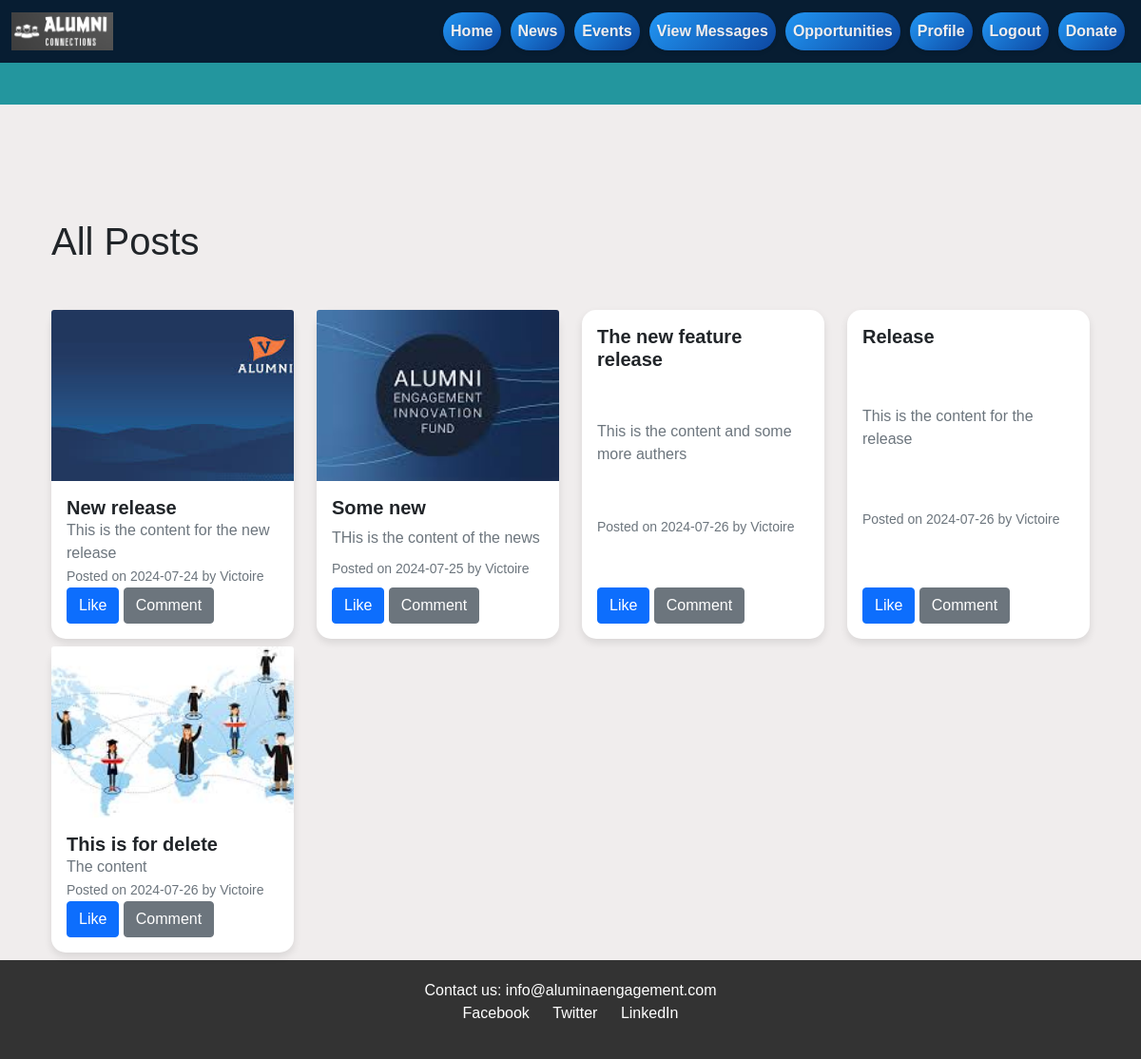
/all_posts (signed in), run on the app's committed database.
### app/models.py (models this page shows, shortened)
class Post(db.Model):
    id = db.Column(db.Integer, primary_key=True)
    title = db.Column(db.String(100), nullable=False)
    date_posted = db.Column(db.DateTime, nullable=False, default=datetime.utcnow)
    content = db.Column(db.Text, nullable=False)
    image_file = db.Column(db.String(20), nullable=True)
    user_id = db.Column(db.Integer, db.ForeignKey('user.id'), nullable=False)
    likes = db.relationship('Like', backref='post', lazy=True)
    comments = db.relationship('Comment', backref='post', lazy=True)
    link = db.Column(db.String(255), nullable=True)
    category = db.Column(db.String(25), nullable=True)

class User(db.Model, UserMixin):
    id = db.Column(db.Integer, primary_key=True)
    username = db.Column(db.String(20), unique=True, nullable=False)
    email = db.Column(db.String(120), unique=True, nullable=False)
    role = db.Column(db.String(120), unique=False, nullable=True, default='mentee')
    image_file = db.Column(db.String(20), nullable=False, default='default.jpg')
    student_number = db.Column(db.String(30), nullable=True)
    first_name = db.Column(db.String(30), nullable=True)
    last_name = db.Column(db.String(30), nullable=True)
    phone = db.Column(db.String(20), nullable=True)
    address = db.Column(db.String(100), nullable=True)
    education = db.Column(db.String(100), nullable=True)
    country = db.Column(db.String(50), nullable=True)
    state = db.Column(db.String(50), nullable=True)
    confirmed = db.Column(db.Boolean, default=False)
    experience = db.Column(db.String(200), nullable=True)
    additional_details = db.Column(db.String(200), nullable=True)
    password = db.Column(db.String(60), nullable=False)
    posts = db.relationship('Post', backref='author', lazy=True)
    comments = db.relationship('Comment', backref='author', lazy=True)
    likes = db.relationship('Like', backref='user', lazy=True)
    user_posts = db.relationship('Post', foreign_keys='Post.user_id', overlaps="author,posts")
    user_cmnt = db.relationship('Comment', foreign_keys='Comment.user_id', overlaps="author,comments")
    sent_messages = db.relationship('Message', foreign_keys='Message.sender_id', backref='sender', lazy=True)
    conversations_as_user1 = db.relationship('Conversation', foreign_keys='Conversation.user1_id', backref='user1_ref', lazy=True)
    conversations_as_user2 = db.relationship('Conversation', foreign_keys='Conversation.user2_id', backref='user2_ref', lazy=True)
    followers = db.relationship('Follow', backref='followee', foreign_keys='Follow.followee_id', lazy=True)
    following = db.relationship('Follow', backref='follower', foreign_keys='Follow.follower_id', lazy=True)

### app/routes.py (the view)
@main.route("/all_posts", methods=['GET', 'POST'])
def posts():
    posts = Post.query.all()
    return render_template('all_posts.html', posts=posts)

### app/models.py (called while the page is built)
@login_manager.user_loader
def load_user(user_id):
    return User.query.get(int(user_id))

### app/templates/all_posts.html (shortened to what this page needs)
{% extends "base.html" %}
{% block content %}
<div class="container mt-5">
    <h1 class="my-5">All Posts</h1>
    <div class="row">
        {% for post in posts %}
        <div class="col-md-3 mb-2">
            <div class="card h-100">
                {% if post.image_file %}
                <img src="{{ url_for('static', filename='post_pics/' + post.image_file) }}" class="card-img-top" alt="Post Image">
                {% endif %}
                <div class="card-body">
                    <h5 class="card-title">{{ post.title }}</h5>
                    <p class="card-text">{{ post.content }}</p>
                    <p class="card-text">
                        <small class="text-muted">Posted on {{ post.date_posted.strftime('%Y-%m-%d') }} by {{ post.author.username }}</small>
                    </p>
                    <div>
                        <a href="{{url_for('main.like_post', post_id=post.id) }}" class="btn btn-primary"> Like</a>
                        <a href="{{ url_for('main.post', post_id = post.id)}}" class="btn btn-secondary"> Comment</a>
                    </div>
                </div>
            </div>
        </div>
        {% endfor %}
    </div>
    </div>
</div>
{% endblock %}

### app/static/css/custom.css (style rules this page uses)
body { font-family: Arial, sans-serif; margin: 0; padding: 0; background: #f0eded; }
.card { display: flex; flex-direction: column; }
.card-body { display: flex; flex-direction: column; justify-content: space-between; flex-grow: 1; }
.card-text, .card-title { margin-bottom: auto; }
.card-img-top { width: 100%; height: 15vw; object-fit: cover; }
.card { border: none; border-radius: 15px; box-shadow: 0 4px 8px rgba(0, 0, 0, 0.1); }
.card-title { font-size: 1.25rem; font-weight: bold; }
.card-text { color: #6c757d; }

### data on the page
Post: image_file (picture), title "New release", content "This is the content for the new release", date_posted "2024-07-24", author.username "Victoire"
Post: image_file (picture), title "Some new", content "THis is the content of the news", date_posted "2024-07-25", author.username "Victoire"
Post: title "The new feature release", content "This is the content and some more authers", date_posted "2024-07-26", author.username "Victoire"
Post: title "Release", content "This is the content for the release", date_posted "2024-07-26", author.username "Victoire"
Post: image_file (picture), title "This is for delete", content "The content", date_posted "2024-07-26", author.username "Victoire"
